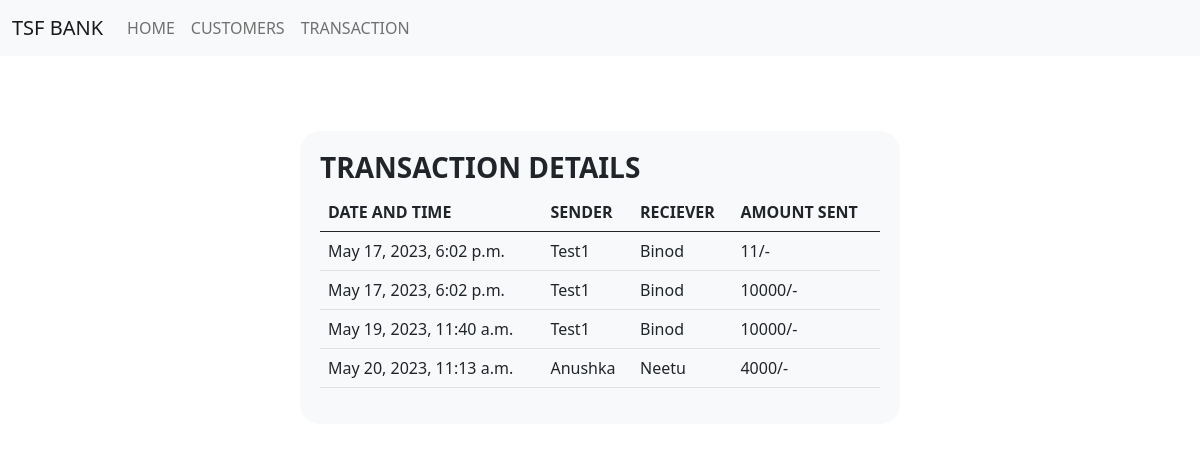
The page /history/ on the database its author committed.
### bankapp/models.py (models this page shows)
class transactionhistory(models.Model):
   sender = models.CharField(max_length=200,null=True)
   reciever = models.CharField(max_length=200,null=True)
   amount = models.IntegerField(default=0)
   date_trans = models.DateTimeField(auto_now_add=True)

### bankapp/views.py (the view)
# urls.py: path('history/',views.sendhistory,name='history'),
def sendhistory(request):
    history=transactionhistory.objects.all()
    return render(request,"bankapp/history.html",{'history':history})

### bankapp/templates/bankapp/history.html (shortened to what this page needs)
{% load static %}
<!DOCTYPE html>
<html lang="en">
<head>
    <link rel="stylesheet" type="text/css" href="{% static 'bankapp/css/bootstrap.css' %}">
</head>
<body>
    <div class="nvbar">
        <nav class="navbar navbar-expand-lg navbar-light bg-light">
            <div class="container-fluid">
              <a class="navbar-brand" href="#">TSF BANK</a>
              <div class="collapse navbar-collapse" id="navbarSupportedContent">
                <ul class="navbar-nav me-auto mb-2 mb-lg-0">
                    <li class="nav-item">
                        <a class="nav-link" href="{% url 'home' %}">HOME</a>
                      </li>
                  <li class="nav-item">
                    <a class="nav-link"  href="{% url 'customers' %}">CUSTOMERS</a>
                  </li>
                  <li class="nav-item">
                    <a class="nav-link" href="{% url 'transactions' %}">TRANSACTION</a>
                  </li>
                </ul>
              </div>
            </div>
          </nav>
        </div>
    <div class="box">
      <div class="subbox">
        <h3><b>TRANSACTION DETAILS</b></h3>
        <table class="table">
          <thead>
           <tr>
             <th scope="col">DATE AND TIME</th>
             <th scope="col">SENDER</th>
             <th scope="col">RECIEVER</th>
             <th scope="col">AMOUNT SENT</th>
           </tr>
          </thead>
          <tbody>
            {% for h in history %}
            <tr>
              <td>{{ h.date_trans }} </td>
              <td>{{ h.sender }} </td>
              <td> {{ h.reciever }} </td>
              <td>{{ h.amount }}/-</td>
            </tr>
         {% endfor %}
        </div>
      </div>
</body>
</html>

### bankapp/templates/bankapp/history.html (style rules this page uses)
.box { display: flex; justify-content: center; align-items: baseline; height:100vh; margin-top: 75px; }
.subbox { width:600px; padding: 20px; border-radius: 20px; background-color:#f8f9fa; }

### rows shown on the page
transactionhistory: date_trans "May 17, 2023, 6:02 p.m.", sender "Test1", reciever "Binod", amount "11"
transactionhistory: date_trans "May 17, 2023, 6:02 p.m.", sender "Test1", reciever "Binod", amount "10000"
transactionhistory: date_trans "May 19, 2023, 11:40 a.m.", sender "Test1", reciever "Binod", amount "10000"
transactionhistory: date_trans "May 20, 2023, 11:13 a.m.", sender "Anushka", reciever "Neetu", amount "4000"
